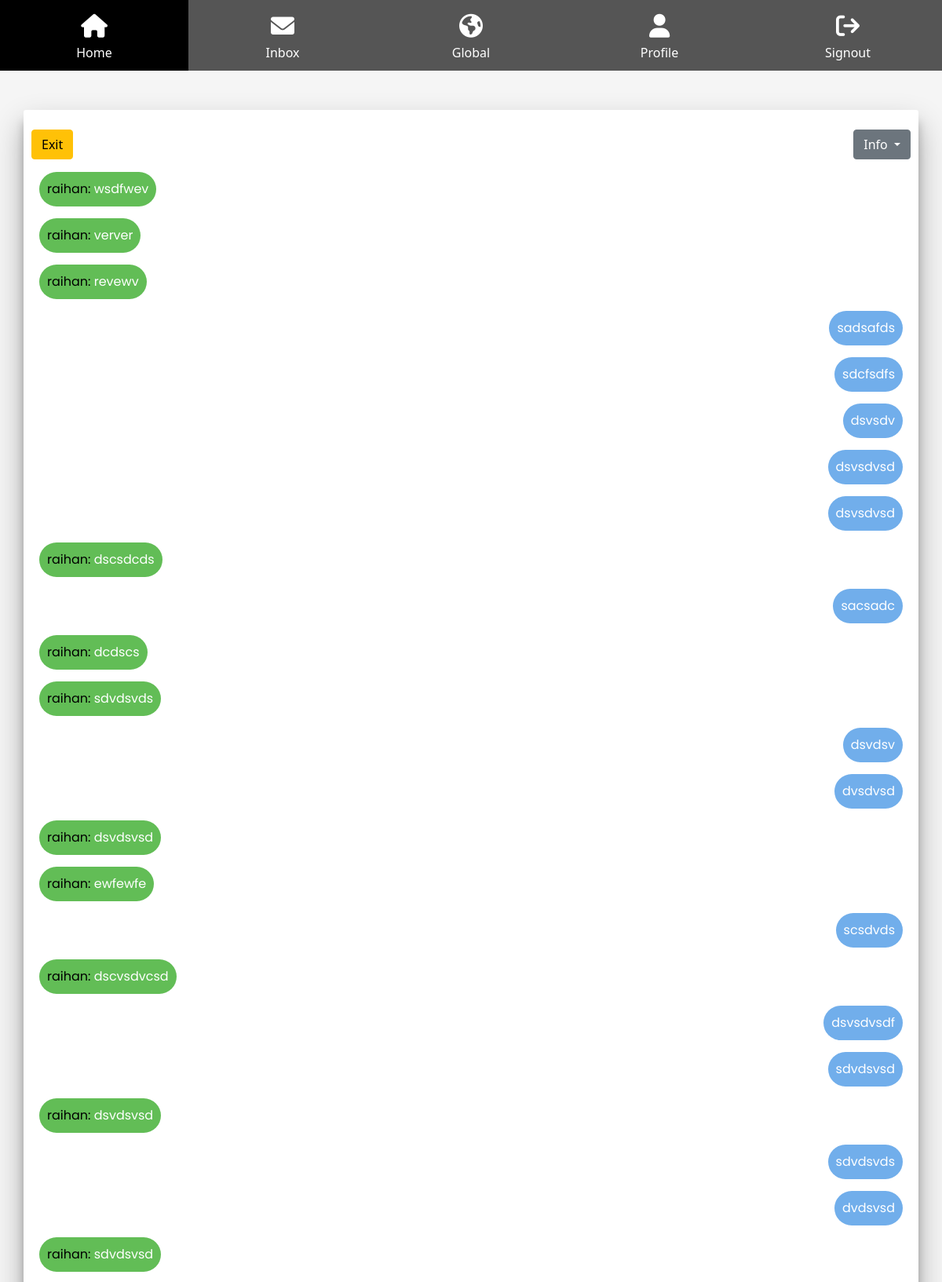
The app's page /chat/box/pylance/ (signed in, upper part) with its own data.
### chat/models.py (models this page shows)
class Chat(models.Model):
     content = models.CharField(max_length=1000)
     timestamp = models.DateTimeField(auto_now_add=True)
     user = models.ForeignKey(User, on_delete=models.CASCADE)
     room = models.ForeignKey(ChatRoom, on_delete= models.CASCADE)

### chat/views.py (the view)
# urls.py: path('box/<str:room_name>/', views.Room.as_view() , name='room'),
class Room(LoginRequiredMixin, View):
     def get(self, request, room_name):
          c_user = request.user
          user_room = True
          room = ChatRoom.objects.filter(name=room_name,users__username=c_user).first()
          chats = []
          if room:
               chats = Chat.objects.filter(room=room)
               return render(request, 'chatroom.html', context={'room_name':room_name, 'current_room':room, 'chats':chats})
          else:
               user_room = False
               messages.warning(request,f"You are not added to {room_name} box!")
               return HttpResponseRedirect(reverse('chat:home'))

### chat/templates/chatroom.html (shortened to what this page needs)
{% extends 'base.html' %}
{% load static %}
{% block body_block %}
<div class="container app-box">
  <div class="settings d-flex justify-content-between">
    <a class="btn btn-md btn-warning" href="{% url 'chat:home' %}">Exit</a>
    <div class="btn-group dropleft">
      <button type="button" class="btn btn-secondary dropdown-toggle btn-md" data-toggle="dropdown" aria-haspopup="true"
        aria-expanded="false">
        Info
      </button>
    </div>
  </div>
  <div id="chat-log" style="overflow-y: scroll; height:50vh;margin: 10px;">
    {% for chat in chats.all %}
    {% if chat.user.id == request.user.id %}
    <p class="message sender">{{chat.content}}</p>
    {% else %}
    <p class="message receiver"><span style="color: black;">{{chat.user}}:</span>  {{chat.content}}</p>
    {% endif %}
    {% endfor %}
  </div>
  <input class="textInput" id="chat-message-input" type="text" size="100"><br>
</div>
{% endblock %}

### static/css/style.css (style rules this page uses)
body { background-color: #f5f5f5; }
.app-box { width: 100vw; margin: 50px auto; padding: 25px 10px; background-color: #ffffff; border-radius: 3px; text-align: center; box-shadow: 0 19px 38px rgba(0,0,0,0.30), 0 15px 12px rgba(0, 0, 0, 0.22); }
.message { color: #ffffff; width: fit-content; padding: 10px; border-radius: 2em; margin: 15px 0px; font-family: 'Poppins', sans-serif; }
.sender { background-color: #71aeeb; margin-left: auto; }
.receiver { background-color: #62bd56; }

### records on screen
Chat: user "raihan", content "wsdfwev"
Chat: user "raihan", content "verver"
Chat: user "raihan", content "revewv"
Chat: content "sadsafds"
Chat: content "sdcfsdfs"
Chat: content "dsvsdv"
Chat: content "dsvsdvsd"
Chat: content "dsvsdvsd"
Chat: user "raihan", content "dscsdcds"
Chat: content "sacsadc"
Chat: user "raihan", content "dcdscs"
Chat: user "raihan", content "sdvdsvds"
Chat: content "dsvdsv"
Chat: content "dvsdvsd"
Chat: user "raihan", content "dsvdsvsd"
Chat: user "raihan", content "ewfewfe"
Chat: content "scsdvds"
Chat: user "raihan", content "dscvsdvcsd"
Chat: content "dsvsdvsdf"
Chat: content "sdvdsvsd"
Chat: user "raihan", content "dsvdsvsd"
Chat: content "sdvdsvds"
Chat: content "dvdsvsd"
Chat: user "raihan", content "sdvdsvsd"
